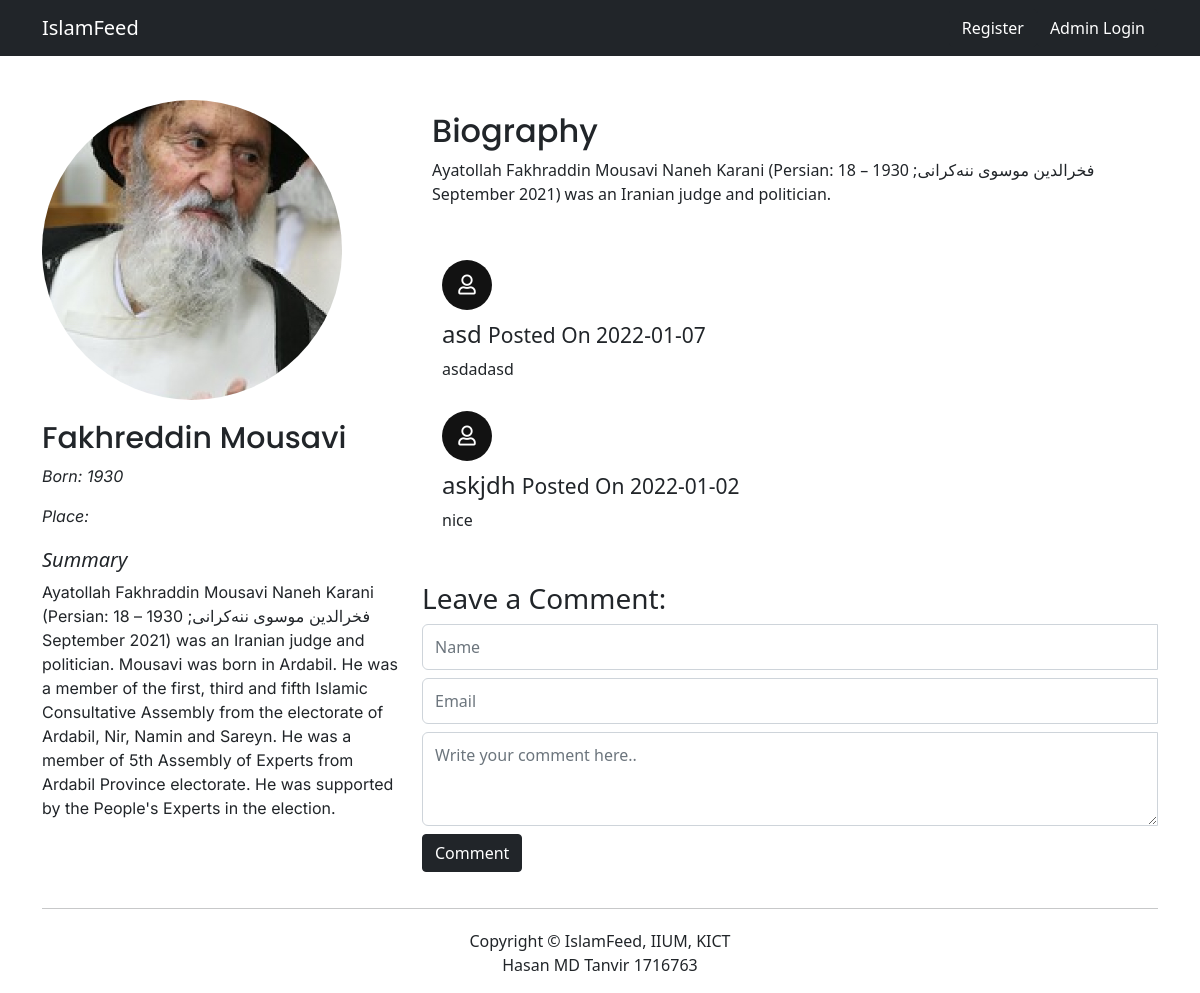
/post.php?p_id=12, run on the app's committed database.
### tables this page shows
CREATE TABLE `posts` (
  `post_id` int(11) NOT NULL,
  `post_category_id` int(11) NOT NULL,
  `post_title` varchar(255) NOT NULL,
  `post_author` varchar(255) NOT NULL,
  `post_date` date NOT NULL,
  `post_image` text NOT NULL,
  `post_content` varchar(255) NOT NULL,
  `post_tags` varchar(255) NOT NULL,
  `post_comment_count` int(11) NOT NULL,
  `post_status` varchar(255) NOT NULL DEFAULT 'draft',
  `born` varchar(255) DEFAULT NULL,
  `post_summary` varchar(1028) DEFAULT NULL
);

CREATE TABLE `comments` (
  `comment_id` int(3) NOT NULL,
  `comment_post_id` int(11) NOT NULL,
  `comment_author` varchar(255) NOT NULL,
  `author_email` varchar(255) NOT NULL,
  `comment_content` text NOT NULL,
  `comment_status` varchar(255) NOT NULL,
  `comment_date` date NOT NULL
);

### post.php (the view, shortened to what this page needs)
<?php include "includes/header.php";
?>
<body>
    <?php include "includes/navigation.php"; ?>
    <div class="_single_post_wrapper">
        <div class="_single_post_wrap">
            <div class="container">
                <div class="row">
                    <?php
                        if (isset($_GET['p_id'])) {
                            $post_id = $_GET['p_id'];
                        }
                        $query = "SELECT * FROM posts WHERE post_id = $post_id";
                        $select_all_posts = mysqli_query($connection, $query);
                    if(!empty($select_all_posts )){
                        while ($row = mysqli_fetch_assoc($select_all_posts) ) {
                            $post_title = $row['post_title'];
                            $post_image = $row['post_image'];
                            $post_content = $row['post_content'];
                            $post_summary = $row['post_summary'];
                            $birth_place = $row['birth_place'];
                            $born = $row['born'];
                    ?>
                    <div class="col-xl-4 col-lg-4 col-md-12 col-sm-12">
                        <div class="_single_post_left">
                            <div class="_single_post_img_wrap">
                                <img class="post-image" style="" src="images/<?php echo $post_image; ?>" alt="">
                            </div>
                            <div class="_single_post_content">
                                <h3 class="_single_post_content_title"><?php echo $post_title ?></h3>
                                <p class="_single_post_content_txt"><em>Born: <?php echo $born ?> </em> </p>
                                <p class="_single_post_content_txt"><em>Place: <?php echo $birth_place ?> </em> </p>
                            </div>
                            <div class="_single_post_content">
                                <h5 class=""><em>Summary</em></h5>
                                <p class="_single_post_content_txt"><?php echo $post_summary ?></p>
                            </div>
                        </div>
                    </div>
                    <div class="col-xl-8 col-lg-8 col-md-12 col-sm-12">
                        <div class="_single_post_right">
                            <div class="_single_post_right_content">
                                <h3 class="_single_post_right_title">Biography</h3>
                                    <?php echo $post_content ?>
                            </div>
                        </div>
                    <?php }  }
                    else{
                    ?>
                    <h1>No result found!</h1>
                    <?php }?>
                        <div class="post-box _comment_box">
                            <?php
                                    $query = "SELECT * FROM comments WHERE comment_post_id = $post_id AND
                            comment_status = 'approved' ORDER BY comment_id DESC ";
                                    $post_comment_queryy = mysqli_query($connection, $query);
                                    while ($row = mysqli_fetch_array($post_comment_queryy)) {
                                        $comment_date = $row['comment_date'];
                                        $comment_author = $row['comment_author'];
                                        $comment_content = $row['comment_content'];
                                    ?>
                                <div class="media">
                                    <a class="pull-left" href="#">
                                        <span class="_user_ic">
                                            <i class="far fa-user"></i>
                                        </span>
                                    </a>
                                    <div class="media-body">
                                        <h4 class="media-heading"><?php echo $comment_author; ?>
                                            <small>Posted On <?php echo $comment_date; ?></small>
                                        </h4>
                                        <?php echo $comment_content; ?>
                                    </div>
                                </div>
                            <?php } ?>
                        </div>
                        <div class="well">
                            <h3>Leave a Comment:</h3>
                            <form action="" method="POST" role="form">
                                <div class="form-group">
                                    <input placeholder="Name" type="text" class="form-control _search_input my-2" name="comment_author">
                                </div>
                                <div class="form-group">
                                    <input placeholder="Email" type="email" class="form-control _search_input my-2" name="author_email">
                                </div>
                                <div class="form-group">
                                    <textarea placeholder="Write your comment here.." class="form-control _search_input my-2" name="comment_content" rows="3"></textarea>
                                </div>
                                <button type="submit" name="create_comment" class="btn btn-dark">Comment</button>
                            </form>
                        </div>
                    </div>
                </div>
            </div>
        </div>
    </div>
    <div class="container">
        <hr />
    </div>
    <div class="_footer_wrapper">
        <div class="container">
            <?php include "includes/footer.php"; ?>

### css/main.css (style rules this page uses)
body { margin: 0; padding: 0; }
html { scroll-behavior: smooth; }
a { transition: .2s all ease; -webkit-transition: .2s all ease; -moz-transition: .2s all ease; -ms-transition: .2s all ease; -o-transition: .2s all ease; text-decoration: none; }
.post-box { padding: 30px; margin-bottom: 10px; display: flex; padding: 20px; }
.post-image { width: 100%; height: 100%; border-radius: 50%; -webkit-border-radius: 50%; -moz-border-radius: 50%; -ms-border-radius: 50%; -o-border-radius: 50%; object-fit: cover; object-position: 0 50%; }
._single_post_wrapper { padding: 100px 0 20px; }
._single_post_img_wrap { width: 300px; height: 300px; border-radius: 50%; -webkit-border-radius: 50%; -moz-border-radius: 50%; -ms-border-radius: 50%; -o-border-radius: 50%; }
._single_post_content { margin: 20px 0; }
._single_post_content_title { font-family: Poppins; font-size: 30px; }
._single_post_content_txt { font-family: Inter; font-size: 16px; font-weight: 400; }
._single_post_right_content { margin: 12px 0 24px; padding: 0 10px; }
._single_post_right_title { font-family: Poppins; font-size: 32px; }
._comment_box { flex-direction: column; }
.media { margin: 10px 0; }
._user_ic { background-color: #121212; border-radius: 50%; -webkit-border-radius: 50%; -moz-border-radius: 50%; -ms-border-radius: 50%; -o-border-radius: 50%; display: inline-flex; align-items: center; justify-content: center; width: 50px; height: 50px; }
._user_ic i { font-size: 20px; color: #fff !important; }
.media-body { margin: 10px 0; }
.form-control { border-radius: 6px !important; -webkit-border-radius: 6px !important; -moz-border-radius: 6px !important; -ms-border-radius: 6px !important; -o-border-radius: 6px !important; }
._search_input { padding-top: 10px; padding-bottom: 10px; border-bottom-right-radius: 0 !important; border-top-right-radius: 0 !important; outline: none !important; box-shadow: none !important; }

### data on the page
posts: post_image (picture), post_title "Fakhreddin Mousavi", born "1930", post_summary "Ayatollah Fakhraddin Mousavi Naneh Karani (Persian: ‌فخرالدین موسوی ننه‌کرانی; 1930 – 18 September 2021) was an Iranian judge and politician. Mousavi was born in Ardabil. He was a member of the first, third and fifth Islamic Consultative Assembly from the electorate of Ardabil, Nir, Namin and Sareyn. He was a member of 5th Assembly of Experts from Ardabil Province electorate. He was supported by the People's Experts in the election.", post_content "Ayatollah Fakhraddin Mousavi Naneh Karani (Persian: ‌فخرالدین موسوی ننه‌کرانی; 1930 – 18 September 2021) was an Iranian judge and politician."
comments: comment_author "asd", comment_date "2022-01-07", comment_content "asdadasd"
comments: comment_author "askjdh", comment_date "2022-01-02", comment_content "nice"
